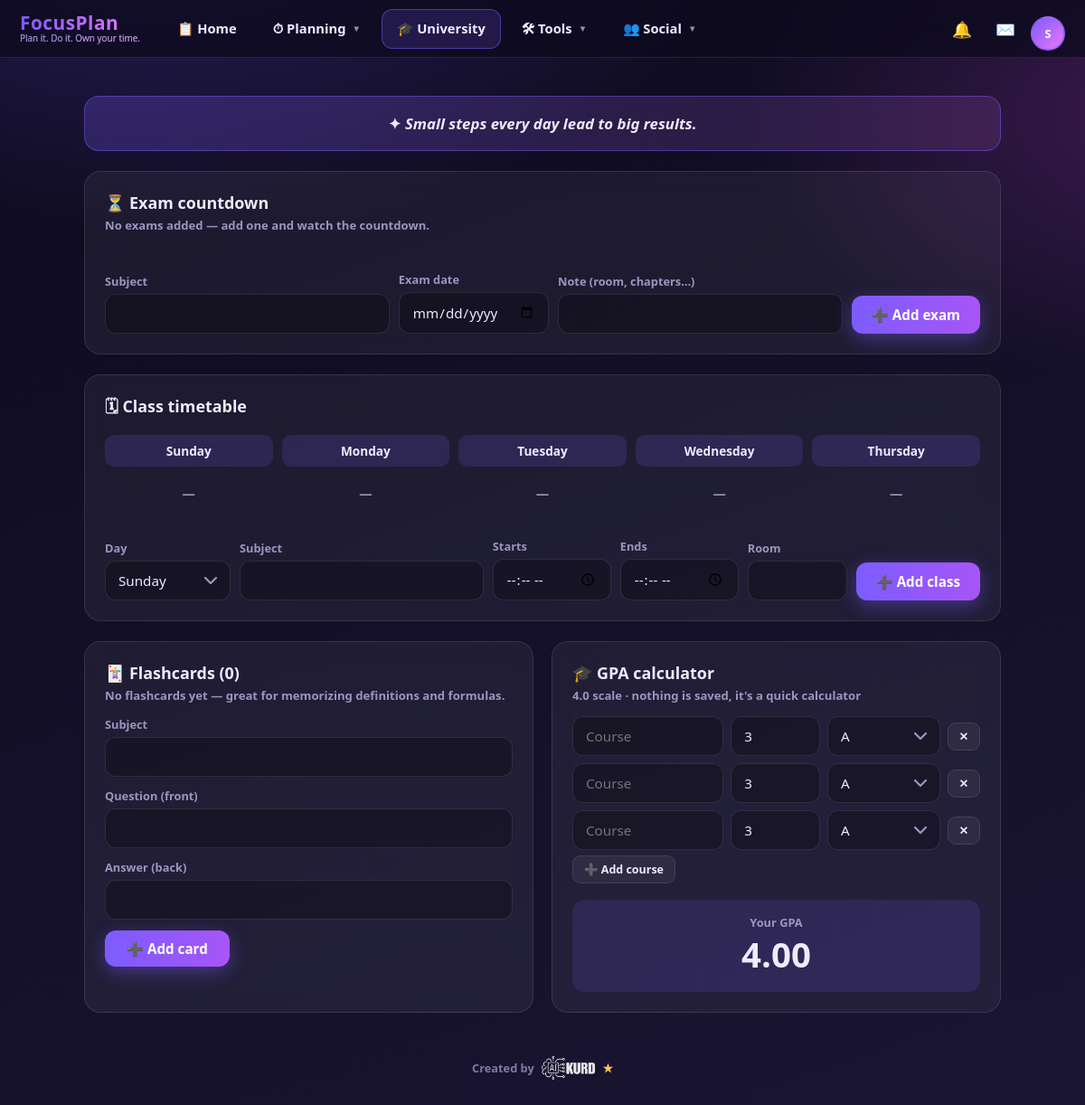
The app's page /university (signed in) with its own data.
### tables this page shows
CREATE TABLE settings (
        key   TEXT PRIMARY KEY,
        value TEXT
    );

CREATE TABLE users (
        id            INTEGER PRIMARY KEY AUTOINCREMENT,
        username      TEXT UNIQUE NOT NULL COLLATE NOCASE,
        password_hash TEXT NOT NULL,
        is_admin      INTEGER NOT NULL DEFAULT 0,
        created_at    TEXT NOT NULL,
        last_login    TEXT
    , theme TEXT DEFAULT 'dark', accent TEXT, full_name TEXT DEFAULT '', email TEXT DEFAULT '', bio TEXT DEFAULT '');

CREATE TABLE quotes (
        id      INTEGER PRIMARY KEY AUTOINCREMENT,
        text_en TEXT NOT NULL,
        text_ar TEXT DEFAULT '',
        text_ku TEXT DEFAULT ''
    );

### app.py (the view, shortened to what this page needs)
@app.route("/university")
@login_required
def university():
    db = get_db()
    uid = session["user_id"]
    exams = db.execute("SELECT * FROM exams WHERE user_id = ? ORDER BY exam_date",
                       (uid,)).fetchall()
    today_d = date.today()
    exam_items = []
    classes = db.execute("SELECT * FROM timetable WHERE user_id = ? "
                         "ORDER BY day, start_time", (uid,)).fetchall()
    days_used = sorted({c["day"] for c in classes} | {1, 2, 3, 4, 5})  # Sun–Thu always
    grid = {d: [c for c in classes if c["day"] == d] for d in days_used}
    cards = db.execute("SELECT * FROM flashcards WHERE user_id = ? ORDER BY subject, id",
                       (uid,)).fetchall()
    subjects = sorted({c["subject"] for c in cards})
    fc_data = [dict(s=c["subject"], q=c["question"], a=c["answer"]) for c in cards]
    return render_template("university.html", user=current_user(), exams=exam_items,
                           grid=grid, day_keys=DAY_KEYS, cards=cards,
                           subjects=subjects, fc_data=fc_data, quote=random_quote())

### app.py (called while the page is built)
def avatar_url(user_id):
    folder = os.path.join(BASE_DIR, "static", "avatars")
    for ext in AVATAR_EXTS:
        p = os.path.join(folder, f"{user_id}.{ext}")
        if os.path.exists(p):
            return url_for("static", filename=f"avatars/{user_id}.{ext}",
                           v=int(os.path.getmtime(p)))
    return None

def get_db():
    if "db" not in g:
        g.db = sqlite3.connect(DB_PATH)
        g.db.row_factory = sqlite3.Row
        g.db.execute("PRAGMA foreign_keys = ON")
    return g.db

def tr(key):
    lang = session.get("lang", "en")
    return T.get(lang, T["en"]).get(key, T["en"].get(key, key))

def get_settings():
    rows = get_db().execute("SELECT key, value FROM settings").fetchall()
    return {r["key"]: r["value"] for r in rows}

def current_user():
    uid = session.get("user_id")
    if uid is None:
        return None
    return get_db().execute("SELECT * FROM users WHERE id = ?", (uid,)).fetchone()

def login_required(f):
    @wraps(f)
    def wrapper(*args, **kwargs):
        if session.get("user_id") is None:
            return redirect(url_for("login"))
        if current_user() is None:
            session.clear()
            return redirect(url_for("login"))
        return f(*args, **kwargs)
    return wrapper

def random_quote():
    lang = session.get("lang", "en")
    row = get_db().execute("SELECT * FROM quotes ORDER BY RANDOM() LIMIT 1").fetchone()
    if row is None:
        return ""
    return row[f"text_{lang}"] or row["text_en"]

### templates/university.html (shortened to what this page needs)
{% extends "base.html" %}
{% block content %}
  <div class="quote">{{ quote }}</div>
  <div class="card" style="margin-bottom:22px">
    <h2>⏳ {{ t('exams') }}</h2>
    <div class="hint">{{ t('empty_exams') if not exams else '' }}</div>
    <form method="post" action="{{ url_for('exam_add') }}"
          style="display:flex; gap:10px; flex-wrap:wrap; align-items:flex-end">
      <div style="flex:1; min-width:160px"><label>{{ t('exam_subject') }}</label>
        <input name="subject" required maxlength="60"></div>
      <div><label>{{ t('exam_date') }}</label><input type="date" name="exam_date" required></div>
      <div style="flex:1; min-width:160px"><label>{{ t('exam_note') }}</label>
        <input name="note" maxlength="100"></div>
      <button class="primary" type="submit" style="width:auto; padding:11px 22px">➕ {{ t('add_exam') }}</button>
    </form>
  </div>
  <div class="card" style="margin-bottom:22px; overflow-x:auto">
    <h2>🗓 {{ t('timetable') }}</h2>
    <div style="display:grid; grid-template-columns: repeat({{ grid|length }}, minmax(150px, 1fr)); gap:10px">
      {% for d, classes in grid.items() %}
      <div>
        <div style="text-align:center; font-weight:700; font-size:.85rem; padding:8px;
             border-radius:10px; background: color-mix(in srgb, var(--accent) 16%, transparent);
             margin-bottom:8px">{{ t(day_keys[d]) }}</div>
        {% for c in classes %}
        <div class="plan medium" style="flex-direction:column; align-items:stretch; gap:4px;
             padding:10px 12px; margin-bottom:8px">
          <div style="display:flex; justify-content:space-between; gap:6px">
            <strong style="font-size:.88rem">{{ c.subject }}</strong>
            <form method="post" action="{{ url_for('class_delete', class_id=c.id) }}">
              <button class="small warn" type="submit" style="padding:2px 7px">✕</button>
            </form>
          </div>
          <div style="font-size:.74rem; color:var(--muted)" dir="ltr">
            🕐 {{ c.start_time }}{% if c.end_time %}–{{ c.end_time }}{% endif %}
            {% if c.room %} · 🚪 {{ c.room }}{% endif %}</div>
        </div>
        {% else %}
        <div style="text-align:center; color:var(--muted); font-size:.9rem; padding:12px 0">
          {{ t('empty_day') }}</div>
        {% endfor %}
      </div>
      {% endfor %}
    </div>
    <form method="post" action="{{ url_for('class_add') }}"
          style="display:flex; gap:10px; flex-wrap:wrap; align-items:flex-end; margin-top:16px">
      <div><label>{{ t('day') }}</label>
        <select name="day">
          {% for i in [1,2,3,4,5,6,0] %}
            <option value="{{ i }}">{{ t(day_keys[i]) }}</option>
          {% endfor %}
        </select></div>
      <div style="flex:1; min-width:150px"><label>{{ t('subject') if false else t('exam_subject') }}</label>
        <input name="subject" required maxlength="60"></div>
      <div><label>{{ t('start_t') }}</label><input type="time" name="start_time" required></div>
      <div><label>{{ t('end_t') }}</label><input type="time" name="end_time"></div>
      <div><label>{{ t('room') }}</label><input name="room" maxlength="30" style="width:110px"></div>
      <button class="primary" type="submit" style="width:auto; padding:11px 22px">➕ {{ t('add_class') }}</button>
    </form>
  </div>
  <div class="grid2">
    <div class="card">
      <h2>🃏 {{ t('flashcards') }} ({{ cards|length }})</h2>
      <div class="hint">{{ t('empty_cards') if not cards else '' }}</div>
      <form method="post" action="{{ url_for('flashcard_add') }}" style="margin-top:14px">
        <label>{{ t('fc_subject') }}</label>
        <input name="subject" required maxlength="40" list="fcSubjects">
        <label>{{ t('fc_question') }}</label>
        <input name="question" required maxlength="300">
        <label>{{ t('fc_answer') }}</label>
        <input name="answer" required maxlength="300">
        <div style="margin-top:12px">
          <button class="primary" type="submit" style="width:auto; padding:10px 24px">➕ {{ t('add_card') }}</button>
        </div>
      </form>
    </div>
    <div class="card">
      <h2>🎓 {{ t('gpa_calc') }}</h2>
      <div class="hint">{{ t('gpa_hint') }}</div>
      <div id="gpaRows"></div>
      <button class="small" onclick="gpaAdd()" style="margin-top:6px">➕ {{ t('add_row') }}</button>
      <div style="margin-top:18px; text-align:center; padding:16px; border-radius:14px;
           background: color-mix(in srgb, var(--accent) 14%, transparent)">
        <div style="font-size:.8rem; color:var(--muted)">{{ t('your_gpa') }}</div>
        <div id="gpaOut" style="font-size:2.4rem; font-weight:800" dir="ltr">0.00</div>
      </div>
    </div>
  </div>
{% endblock %}

### templates/base.html (shortened to what this page needs)
<!DOCTYPE html>
<html lang="{{ lang }}" dir="{{ 'rtl' if is_rtl else 'ltr' }}">
<head>
</head>
<body class="{{ theme }}">
<header class="topbar">
  <a class="brand" href="{{ url_for('index') }}">{{ settings.site_name }}<small>{{ tagline }}</small></a>
  {% if cu %}
  {% set soc = request.endpoint in ('friends','groups','group_page','messages','dm_thread','leaderboard','user_profile') %}
  {% set pln = request.endpoint in ('focus','habits','notes') %}
  <nav class="main-menu">
    <a class="tab {{ 'active' if request.endpoint == 'dashboard' }}" href="{{ url_for('dashboard') }}">📋 {{ t('home') }}</a>
    <details class="dd">
      <summary class="tab {{ 'active' if pln }}">⏱ {{ t('planning') }} <span class="caret">▼</span></summary>
    </details>
    <a class="tab {{ 'active' if request.endpoint == 'university' }}" href="{{ url_for('university') }}">🎓 {{ t('university') }}</a>
    <details class="dd">
      <summary class="tab {{ 'active' if request.endpoint and request.endpoint.startswith('tool_') }}">🛠 {{ t('tools') }} <span class="caret">▼</span></summary>
    </details>
    <details class="dd">
      <summary class="tab {{ 'active' if soc }}" style="position:relative">👥 {{ t('social') }} <span class="caret">▼</span>
      </summary>
    </details>
  </nav>
  <div class="top-actions">
    <a class="icon-btn {{ 'active' if request.endpoint == 'notifications' }}"
       href="{{ url_for('notifications') }}" title="{{ t('notifications') }}">🔔
      {% if unread_notifs %}<span class="dot-count">{{ unread_notifs }}</span>{% endif %}</a>
    <a class="icon-btn {{ 'active' if request.endpoint in ('messages','dm_thread') }}"
       href="{{ url_for('messages') }}" title="{{ t('messages_t') }}">✉️
      {% if unread_dms %}<span class="dot-count">{{ unread_dms }}</span>{% endif %}</a>
    <details class="dd">
      <summary style="cursor:pointer; display:inline-flex" title="{{ t('account') }}">
        {% set purl = av(cu.id) %}
        {% if purl %}
          <img src="{{ purl }}" alt="" class="avi" style="width:38px; height:38px">
        {% else %}
          <span class="avi avi-letter" style="width:38px; height:38px">{{ cu.username[0]|upper }}</span>
        {% endif %}
      </summary>
    </details>
  </div>
  {% endif %}
</header>
<div class="container">
  {% block content %}{% endblock %}
  <footer style="margin-top:48px; text-align:center; font-size:.8rem; color:var(--muted);
          display:flex; align-items:center; justify-content:center; gap:8px">
    <span style="opacity:.8">Created by</span>
    {% if site_logo %}
      <img src="{{ site_logo }}" alt="AI Kurd" class="site-logo"
           style="height:26px; width:auto; vertical-align:middle">
    {% else %}
      <span style="font-weight:800; background:linear-gradient(90deg, var(--accent), #e879f9);
                   -webkit-background-clip:text; background-clip:text; color:transparent">
        AI Kurd</span>
    {% endif %}
    <span style="color:#ffc857">★</span>
  </footer>
</div>
</body>
</html>

### records on screen
settings: value "Plan it. Do it. Own your time."
users: username "S"
quotes: text_en "Small steps every day lead to big results."

### other values on screen
{{ t('home') }} "Home"
{{ t('planning') }} "Planning"
{{ t('university') }} "University"
{{ t('tools') }} "Tools"
{{ t('social') }} "Social"
{{ t('exams') }} "Exam countdown"
{{ t('empty_exams') if not exams else '' }} "No exams added — add one and watch the countdown."
{{ t('exam_subject') }} "Subject"
{{ t('exam_date') }} "Exam date"
{{ t('exam_note') }} "Note (room, chapters…)"
{{ t('add_exam') }} "Add exam"
{{ t('timetable') }} "Class timetable"
{{ t(day_keys[d]) }} "Sunday" "Monday" "Tuesday" "Wednesday" "Thursday"
{{ t('empty_day') }} "—" "—" "—" "—" "—"
{{ t('day') }} "Day"
